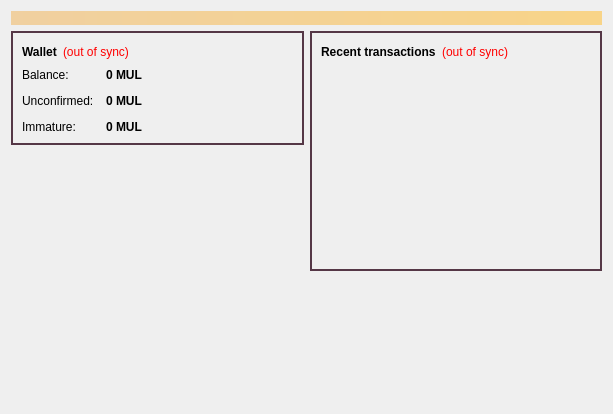
<?xml version="1.0" encoding="UTF-8"?>
<ui version="4.0">
 <class>OverviewPage</class>
 <widget class="QWidget" name="OverviewPage">
  <property name="geometry">
   <rect>
    <x>0</x>
    <y>0</y>
    <width>613</width>
    <height>414</height>
   </rect>
  </property>
  <property name="windowTitle">
   <string>Form</string>
  </property>
  <layout class="QVBoxLayout" name="topLayout">
   <item>
    <widget class="QLabel" name="labelAlerts">
     <property name="visible">
      <bool>false</bool>
     </property>
     <property name="styleSheet">
      <string notr="true">background-color: qlineargradient(x1: 0, y1: 0, x2: 1, y2: 0, stop:0 #F0D0A0, stop:1 #F8D488); color:#000000;</string>
     </property>
     <property name="wordWrap">
      <bool>true</bool>
     </property>
     <property name="margin">
      <number>3</number>
     </property>
    </widget>
   </item>
   <item>
    <layout class="QHBoxLayout" name="horizontalLayout" stretch="1,1">
     <item>
      <layout class="QVBoxLayout" name="verticalLayout_2">
       <item>
        <widget class="QFrame" name="frame">
         <property name="styleSheet">
          <string notr="true">#frame {
border: 2px solid #553746;
}</string>
         </property>
         <property name="frameShape">
          <enum>QFrame::StyledPanel</enum>
         </property>
         <property name="frameShadow">
          <enum>QFrame::Raised</enum>
         </property>
         <layout class="QVBoxLayout" name="verticalLayout_4">
          <item>
           <layout class="QHBoxLayout" name="horizontalLayout_4">
            <item>
             <widget class="QLabel" name="label_5">
              <property name="font">
               <font>
                <weight>75</weight>
                <bold>true</bold>
               </font>
              </property>
              <property name="text">
               <string>Wallet</string>
              </property>
             </widget>
            </item>
            <item>
             <widget class="QLabel" name="labelWalletStatus">
              <property name="toolTip">
               <string>The displayed information may be out of date. Your wallet automatically synchronizes with the Multicoin network after a connection is established, but this process has not completed yet.</string>
              </property>
              <property name="styleSheet">
               <string notr="true">QLabel { color: red; }</string>
              </property>
              <property name="text">
               <string notr="true">(out of sync)</string>
              </property>
              <property name="alignment">
               <set>Qt::AlignLeading|Qt::AlignLeft|Qt::AlignVCenter</set>
              </property>
             </widget>
            </item>
            <item>
             <spacer name="horizontalSpacer_2">
              <property name="orientation">
               <enum>Qt::Horizontal</enum>
              </property>
              <property name="sizeHint" stdset="0">
               <size>
                <width>40</width>
                <height>20</height>
               </size>
              </property>
             </spacer>
            </item>
           </layout>
          </item>
          <item>
           <layout class="QFormLayout" name="formLayout_2">
            <property name="fieldGrowthPolicy">
             <enum>QFormLayout::AllNonFixedFieldsGrow</enum>
            </property>
            <property name="horizontalSpacing">
             <number>12</number>
            </property>
            <property name="verticalSpacing">
             <number>12</number>
            </property>
            <item row="0" column="0">
             <widget class="QLabel" name="label">
              <property name="text">
               <string>Balance:</string>
              </property>
             </widget>
            </item>
            <item row="0" column="1">
             <widget class="QLabel" name="labelBalance">
              <property name="font">
               <font>
                <weight>75</weight>
                <bold>true</bold>
               </font>
              </property>
              <property name="cursor">
               <cursorShape>IBeamCursor</cursorShape>
              </property>
              <property name="toolTip">
               <string>Your current balance</string>
              </property>
              <property name="text">
               <string notr="true">0 MUL</string>
              </property>
              <property name="textInteractionFlags">
               <set>Qt::LinksAccessibleByMouse|Qt::TextSelectableByKeyboard|Qt::TextSelectableByMouse</set>
              </property>
             </widget>
            </item>
            <item row="1" column="0">
             <widget class="QLabel" name="label_3">
              <property name="text">
               <string>Unconfirmed:</string>
              </property>
             </widget>
            </item>
            <item row="1" column="1">
             <widget class="QLabel" name="labelUnconfirmed">
              <property name="font">
               <font>
                <weight>75</weight>
                <bold>true</bold>
               </font>
              </property>
              <property name="cursor">
               <cursorShape>IBeamCursor</cursorShape>
              </property>
              <property name="toolTip">
               <string>Total of transactions that have yet to be confirmed, and do not yet count toward the current balance</string>
              </property>
              <property name="text">
               <string notr="true">0 MUL</string>
              </property>
              <property name="textInteractionFlags">
               <set>Qt::LinksAccessibleByMouse|Qt::TextSelectableByKeyboard|Qt::TextSelectableByMouse</set>
              </property>
             </widget>
            </item>
            <item row="2" column="0">
             <widget class="QLabel" name="labelImmatureText">
              <property name="text">
               <string>Immature:</string>
              </property>
             </widget>
            </item>
            <item row="2" column="1">
             <widget class="QLabel" name="labelImmature">
              <property name="font">
               <font>
                <weight>75</weight>
                <bold>true</bold>
               </font>
              </property>
              <property name="toolTip">
               <string>Mined balance that has not yet matured</string>
              </property>
              <property name="text">
               <string notr="true">0 MUL</string>
              </property>
              <property name="textInteractionFlags">
               <set>Qt::LinksAccessibleByMouse|Qt::TextSelectableByKeyboard|Qt::TextSelectableByMouse</set>
              </property>
             </widget>
            </item>
           </layout>
          </item>
         </layout>
        </widget>
       </item>
       <item>
        <spacer name="verticalSpacer">
         <property name="orientation">
          <enum>Qt::Vertical</enum>
         </property>
         <property name="sizeHint" stdset="0">
          <size>
           <width>20</width>
           <height>40</height>
          </size>
         </property>
        </spacer>
       </item>
       <item>
        <widget class="QLabel" name="label_2">
         <property name="text">
          <string/>
         </property>
         <property name="pixmap">
          <pixmap resource="../bitcoin.qrc">:/images/wallet_logo</pixmap>
         </property>
         <property name="alignment">
          <set>Qt::AlignCenter</set>
         </property>
        </widget>
       </item>
      </layout>
     </item>
     <item>
      <layout class="QVBoxLayout" name="verticalLayout_3">
       <item>
        <widget class="QFrame" name="frame_2">
         <property name="styleSheet">
          <string notr="true">#frame_2 {
border: 2px solid #553746;
}</string>
         </property>
         <property name="frameShape">
          <enum>QFrame::StyledPanel</enum>
         </property>
         <property name="frameShadow">
          <enum>QFrame::Raised</enum>
         </property>
         <layout class="QVBoxLayout" name="verticalLayout">
          <item>
           <layout class="QHBoxLayout" name="horizontalLayout_2">
            <item>
             <widget class="QLabel" name="label_4">
              <property name="text">
               <string>&lt;b&gt;Recent transactions&lt;/b&gt;</string>
              </property>
             </widget>
            </item>
            <item>
             <widget class="QLabel" name="labelTransactionsStatus">
              <property name="toolTip">
               <string>The displayed information may be out of date. Your wallet automatically synchronizes with the Multicoin network after a connection is established, but this process has not completed yet.</string>
              </property>
              <property name="styleSheet">
               <string notr="true">QLabel { color: red; }</string>
              </property>
              <property name="text">
               <string notr="true">(out of sync)</string>
              </property>
              <property name="alignment">
               <set>Qt::AlignRight|Qt::AlignTrailing|Qt::AlignVCenter</set>
              </property>
             </widget>
            </item>
            <item>
             <spacer name="horizontalSpacer">
              <property name="orientation">
               <enum>Qt::Horizontal</enum>
              </property>
              <property name="sizeHint" stdset="0">
               <size>
                <width>40</width>
                <height>20</height>
               </size>
              </property>
             </spacer>
            </item>
           </layout>
          </item>
          <item>
           <widget class="QListView" name="listTransactions">
            <property name="styleSheet">
             <string notr="true">QListView { background: transparent; }</string>
            </property>
            <property name="frameShape">
             <enum>QFrame::NoFrame</enum>
            </property>
            <property name="verticalScrollBarPolicy">
             <enum>Qt::ScrollBarAlwaysOff</enum>
            </property>
            <property name="horizontalScrollBarPolicy">
             <enum>Qt::ScrollBarAlwaysOff</enum>
            </property>
            <property name="selectionMode">
             <enum>QAbstractItemView::NoSelection</enum>
            </property>
           </widget>
          </item>
         </layout>
        </widget>
       </item>
       <item>
        <spacer name="verticalSpacer_2">
         <property name="orientation">
          <enum>Qt::Vertical</enum>
         </property>
         <property name="sizeHint" stdset="0">
          <size>
           <width>20</width>
           <height>40</height>
          </size>
         </property>
        </spacer>
       </item>
      </layout>
     </item>
    </layout>
   </item>
  </layout>
 </widget>
 <resources/>
 <connections/>
</ui>
